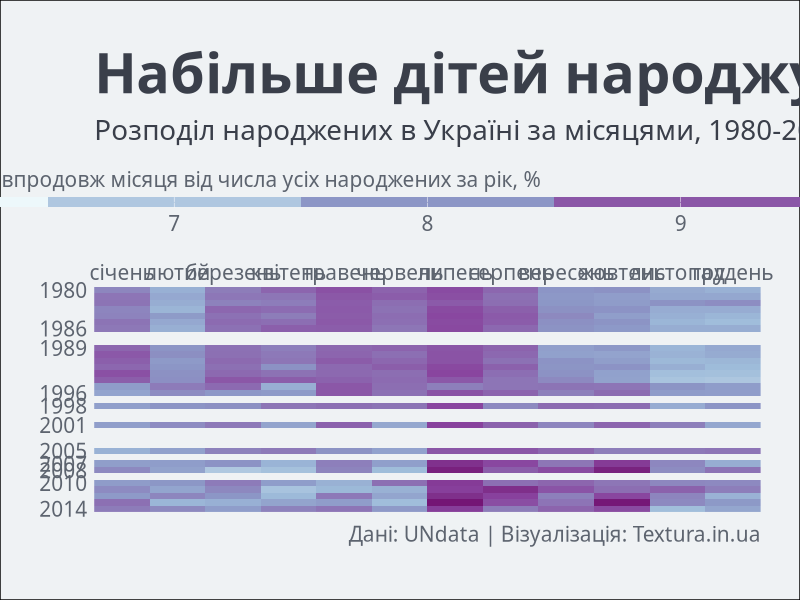

Source code (R):
library(dplyr)
library(ggplot2)

df <- read.csv('birth.csv', 
               nrows = 392, 
               stringsAsFactors = F)

df <- df %>% 
  filter(Month != 'Total', Month != 'Unknown',
         Reliability != 'Provisional figure') %>% 
  select(-Country.or.Area, -Area, -Record.Type, 
         -Reliability, -Source.Year, -Value.Footnotes) %>% 
  mutate(Month = factor(Month, levels = unique(Month), ordered = T)) %>% 
  group_by(Year) %>% 
  mutate(Total = sum(Value), 
         Share = Value/Total * 100)

png(filename = 'heatmap_relative.png', width = 1000, height = 800)

ggplot(df)+
  geom_tile(aes(x = Month, y = Year, fill = Share))+
  # viridis::scale_fill_viridis(direction = -1, option = 'D',
  #                             begin = 0.01, end = 0.89,
  #                             breaks = c(6, 7, 8, 9, 10),
  #                             limits = c(6, 10), 
  #                             alpha = 0.8)+
  scale_fill_distiller(palette = 3, direction = 1,
                       breaks = c(6, 7, 8, 9, 10),
                       limits = c(6, 10))+
  scale_x_discrete(position = 'top', 
                   labels = c('січень', 'лютий', 'березень', 'квітень',
                              'травень', 'червень', 'липень', 'серпень',
                              'вересень', 'жовтень', 'листопад', 'грудень'),
                   expand = c(0, 0))+
  scale_y_reverse(expand = c(0, 0),
                  breaks = c(1980, 1986, 1989, 1996, 1998, 2001, 
                             2005, 2007, 2008, 2010, 2014),
                  labels = c(1980, 1986, 1989, 1996, 1998, 2001, 
                             2005, 2007, 2008, 2010, 2014))+
  labs(title = 'Набільше дітей народжується у липні',
       subtitle = 'Розподіл народжених в Україні за місяцями, 1980-2014 роки',
       caption = 'Дані: UNdata | Візуалізація: Textura.in.ua')+
  guides(fill = guide_colorbar(nbin = 5, raster = F, ticks = F,
                               title = 'Частка народжених впродовж місяця від числа усіх народжених за рік, %',
                               title.position = 'top'))+
  theme_minimal()+
  theme(
    text = element_text(family = 'Ubuntu Condensed', face = 'plain', color = '#3A3F4A'),
    legend.position = 'top',
    legend.key.height = unit(7.5, "pt"),
    legend.key.width = unit(183, "pt"),
    legend.text = element_text(size = 15, color = '#5D646F'),
    legend.title = element_text(size = 15, color = '#5D646F'),
    axis.title = element_blank(),
    axis.text = element_text(size = 15, color = '#5D646F'),
    panel.grid = element_blank(),
    plot.title = element_text(face = 'bold', size = 40, margin = margin(b = 10, t = 10)),
    plot.subtitle = element_text(size = 20, face = 'plain', margin = margin(b = 10)),
    plot.caption = element_text(size = 15, margin = margin(b = 10, t = 10), color = '#5D646F'),
    plot.background = element_rect(fill = '#EFF2F4'),
    plot.margin = unit(c(1, 1, 1, 1), 'cm')
  )

dev.off()